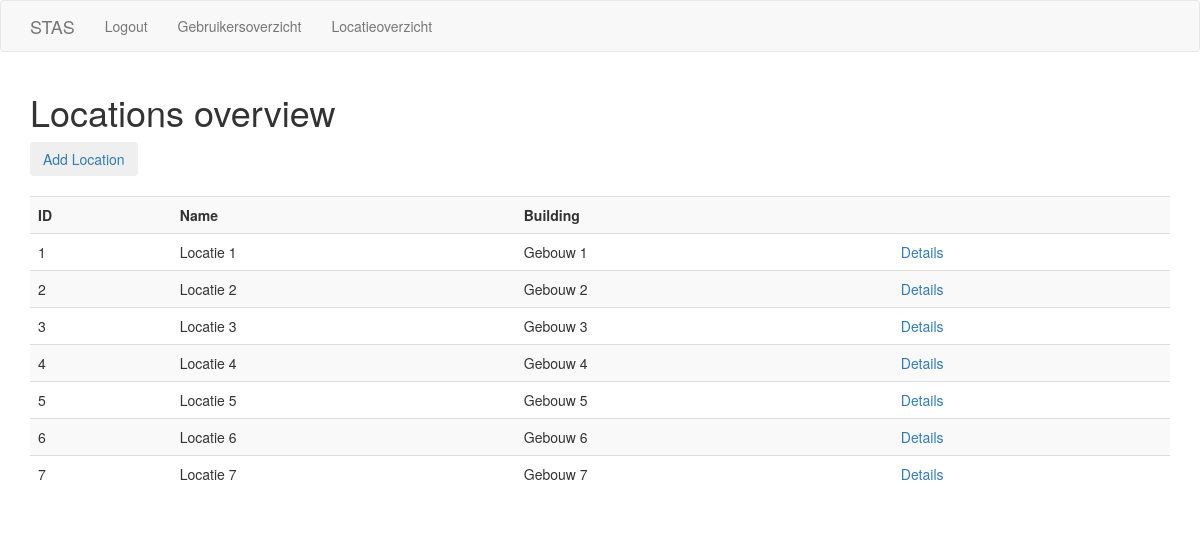
The page /admin/locations_overview (signed in) on the database its author committed.
### app/models.py (models this page shows, shortened)
class Location(UserMixin, db.Model):
    id = db.Column(db.Integer, primary_key=True)
    name = db.Column(db.String(128), index=True, unique=True)
    building = db.Column(db.String(128), index=True, unique=True)
    checkins = db.relationship('Checkin', backref='Location', lazy='dynamic')

### app/admin/routes.py (the view)
@bp.route('/admin/locations_overview', methods=['GET'])
@login_required
@admin_required
def locations():
    locations = Location.query.all()
    return render_template(
        'admin/locations_overview.html', title='Locations overview', locations=locations)

### app/admin/decorator.py (called while the page is built)
def admin_required(func):
    @wraps(func)
    def wrapper(*args, **kw):
        if not current_user.is_anonymous:
            if current_user.role == 'admin':
                return func(*args, **kw)
        else:
            if g.current_user.role == 'admin':
                return func(*args, **kw)
        abort(403)
    return wrapper

### app/models.py (called while the page is built)
@login_manager.user_loader
def load_user(id):
    return User.query.get(int(id))

### app/templates/admin/locations_overview.html
{% extends "base.html" %}
{% block app_content %}
<div id="overview">
    <a id="add-button" href="{{ url_for('admin.add_location') }}"><button type="button" class="btn btn-dark">{{ 'Add Location' }}</button></a><br><br>
    <table id="users" class="table table-striped">
        <tr id="header-row">
            <th>ID</th>
            <th>{{ 'Name' }}</th>
            <th>{{ 'Building' }}</th>
            <th></th>
        </tr>
        {% for location in locations %}
            <tr id="row">
                <td>{{ location.id }}</td>
                <td>{{ location.name }}</td>
                <td>{{ location.building }}</td>
                <td><a href="{{ url_for('main.index', location_id=location.id) }}">{{ 'Details' }}</a></td>
            </tr>
        {% endfor %}
    </table>
</div>
{% endblock %}

### rows shown on the page
Location: id "1", name "Locatie 1", building "Gebouw 1", value "Details"
Location: id "2", name "Locatie 2", building "Gebouw 2", value "Details"
Location: id "3", name "Locatie 3", building "Gebouw 3", value "Details"
Location: id "4", name "Locatie 4", building "Gebouw 4", value "Details"
Location: id "5", name "Locatie 5", building "Gebouw 5", value "Details"
Location: id "6", name "Locatie 6", building "Gebouw 6", value "Details"
Location: id "7", name "Locatie 7", building "Gebouw 7", value "Details"

### other values the page prints
{{ 'Logout' }} "Logout"
{{ 'Gebruikersoverzicht' }} "Gebruikersoverzicht"
{{ 'Locatieoverzicht' }} "Locatieoverzicht"
{{ title }} "Locations overview"
{{ 'Add Location' }} "Add Location"
{{ 'Name' }} "Name"
{{ 'Building' }} "Building"
